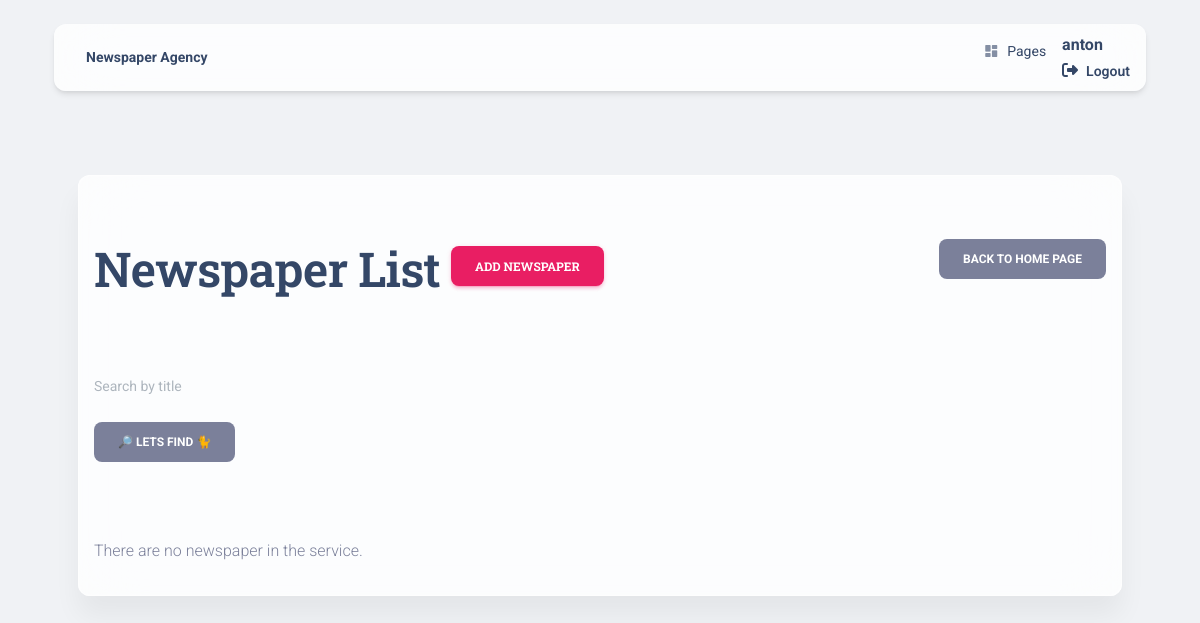
The app's page /newspapers/ (signed in), older data.
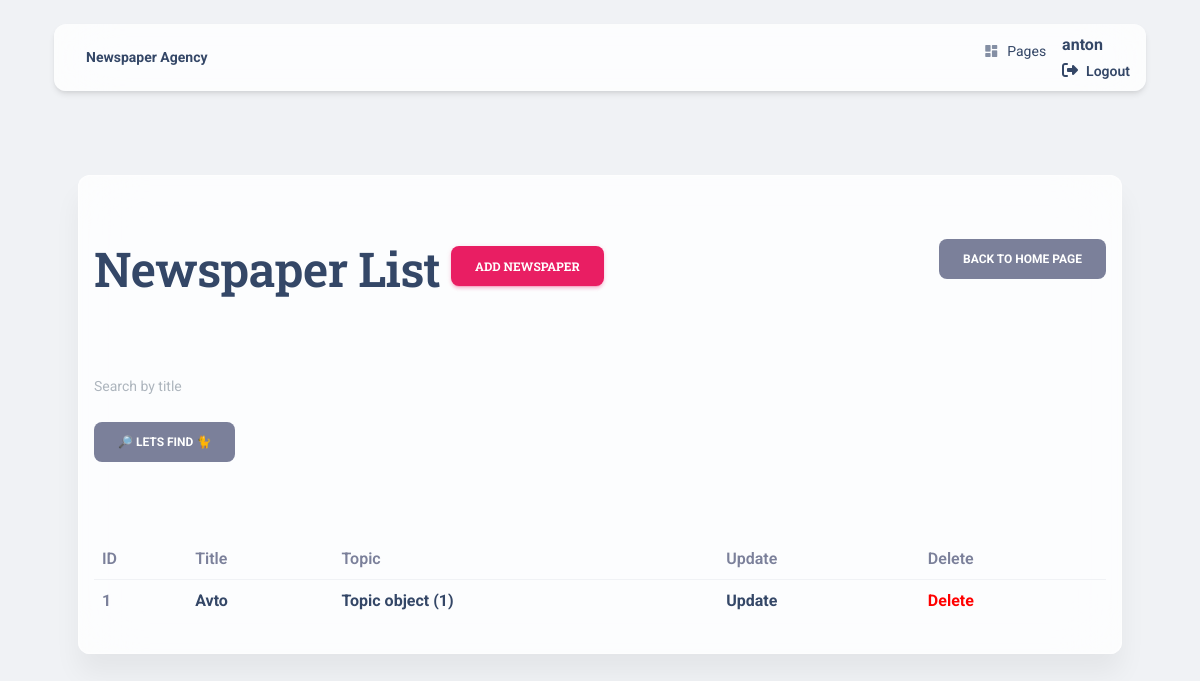
The same page, newer data.
### topic/models.py (models this page shows, shortened)
class Newspaper(models.Model):
    title = models.CharField(max_length=255)
    content = models.TextField()
    publish_date = models.DateField()
    topic = models.ForeignKey(Topic, on_delete=models.CASCADE)
    publishers = models.ManyToManyField(Redactor)

class Topic(models.Model):
    name = models.CharField(max_length=255, unique=True)

### topic/views.py (the view)
class NewspaperListView(LoginRequiredMixin, generic.ListView):
    model = Newspaper
    paginate_by = 10
    def get_context_data(self, *, object_list=None, **kwargs):
        context = super(NewspaperListView, self).get_context_data(**kwargs)
        title = self.request.GET.get("title", "")
        context["search_form"] = NewspaperSearchForm(
            initial={"title": title}
        )
        return context
    def get_queryset(self):
        queryset = Newspaper.objects.all()
        form = NewspaperSearchForm(self.request.GET)
        if form.is_valid():
            return queryset.filter(title__icontains=form.cleaned_data["title"])
        return queryset

### topic/forms.py
class NewspaperSearchForm(forms.Form):
    title = forms.CharField(
        max_length=255,
        required=True,
        label="",
        widget=forms.TextInput(attrs={"placeholder": "Search by title", })
    )

### templates/topic/newspaper_list.html (shortened to what this page needs)
{% extends 'layouts/base_background.html' %}
{% load crispy_forms_tags %}
{% load crispy_forms_filters %}
{% block content %}
  {% include 'includes/navigation.html' %}
    <br><br><br><br>
<br>
<div class="container">
   <br><br>
  <div class="card card-body blur shadow-blur mx-3 mx-lg-4 mt-n1"  >
            <section class="my-4 py-4" >
              <a style="float:right" href="{% url 'newspaper_agency:index' %}" class="btn btn-secondary link-to-page">
      back to home page
    </a>
   <h1>
      Newspaper List
      <a href="{% url 'newspaper_agency:newspaper-create' %}" class="btn btn-primary link-to-page">
        Add Newspaper
      </a>
    </h1>
            </section>
<form method="get" action="" class="form-control" >
  {{ search_form|crispy }}
  <input class="btn btn-secondary" type="submit" value="🔎 lets find 🐈">
</form>
              <br>
<br>
    {% if newspaper_list %}
    <table class="table">
      <tr>
        <th>ID</th>
        <th>Title</th>
        <th>Topic</th>
        <th>Update</th>
        <th>Delete</th>
      </tr>
    {% for news in newspaper_list %}
      <tr>
        <td>{{ news.id }}</td>
        <td><a href="{% url 'newspaper_agency:newspaper-detail' pk=news.id %} "><strong>{{ news.title }}</strong></a> </td>
        <td><a href="{% url 'newspaper_agency:topic-detail' pk=news.id %} "><strong>{{ news.topic }}</strong></a> </td>
        <td><a href="{% url 'newspaper_agency:newspaper-update' pk=news.id %}">Update</a></td>
        <td><a style="color: red" href="{% url 'newspaper_agency:newspaper-delete' pk=news.id %}">Delete</a></td>
      </tr>
    {% endfor %}
    </table>
    {% else %}
      <p>There are no newspaper in the service.</p>
    {% endif %}
  </div>
</div>
 {% endblock %}

Row changes from the older to the newer data that the page shows:
added Newspaper: id "1", title "Avto", topic "Topic object (1)"
Text that changed along with them:
text no longer shown: "There are no newspaper in the service."
text now shown: "ID Title Topic Update Delete"
